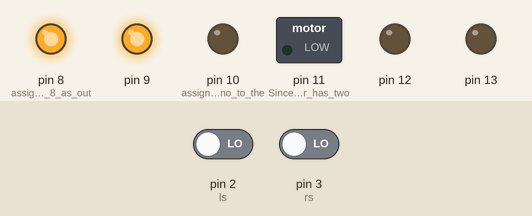
Bench run of a sketch on a simulated Arduino Uno, built with avr-gcc and run on an emulated ATmega328P. Shown: switched loads named in the sketch (green lamp = pin HIGH), output pins drawn as LEDs (lit = HIGH). The inputs (shaded band) are chosen by the test bench; at power-on: pin 2 (ls) LOW, pin 3 (rs) LOW.

Above: at 1.2 s.
1.3 s: pin 2 (ls) driven HIGH
At 2.3 s:
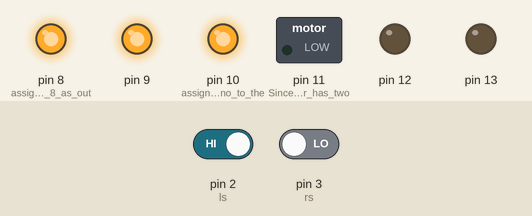
2.8 s: pin 3 (rs) driven HIGH
At 3.5 s:
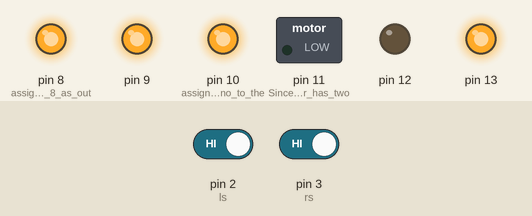
4.3 s: pin 2 (ls) driven LOW
At 4.6 s:
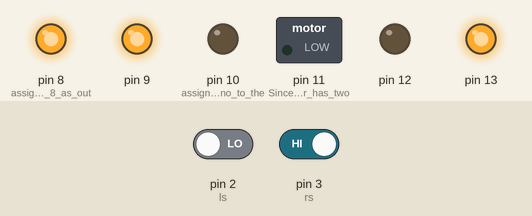
5.8 s: pin 3 (rs) driven LOW
At 6.9 s:
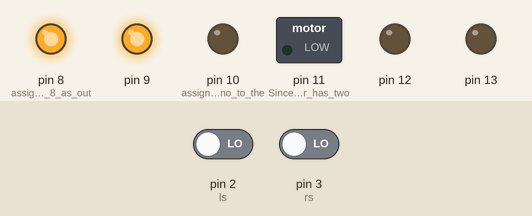
Timing chart, 0 to 8.3 s (numbered marks = the images above; inputs shaded):
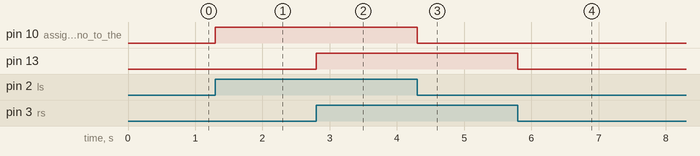

Measured:
- after the input at 1.3 s, pin 10 (assigning_4_pin_no_to_the): LOW → HIGH at once
- after the input at 2.8 s, pin 13: LOW → HIGH at once
- after the input at 4.3 s, pin 10 (assigning_4_pin_no_to_the): HIGH → LOW at once
- after the input at 5.8 s, pin 13: HIGH → LOW at once

The sketch:

path_following_robo.ino
```cpp
int ls=2;
int rs=3;


void setup() {
  // put your setup code here, to run once:
pinMode(ls,INPUT);  //assigning pin no to the left sensor
pinMode(rs,INPUT);  //assigning pin no to the rigth sensor
pinMode(10,OUTPUT); //assigning 4 pin no to the motors
pinMode(11,OUTPUT); //Since each motor has two wires
pinMode(12,OUTPUT);
pinMode(13,OUTPUT);
pinMode(8,OUTPUT);//assigning pin no 8 as output
pinMode(9,OUTPUT);
digitalWrite(8,HIGH); //making pin no 8 as Vcc
digitalWrite(9,HIGH);

}

void loop()
{
  // put your main code here, to run repeatedly:
int i=digitalRead(ls);
int j=digitalRead(rs);

if((i==HIGH)&&(j==HIGH)) //both the sensors are sensing ROBO MOVES FORWARD
{
  digitalWrite(10,HIGH);
  digitalWrite(11,LOW);
  digitalWrite(12,LOW);
  digitalWrite(13,HIGH);
}

if((i==LOW)&&(j==HIGH)) // only one sensor is active,robo moves in the direction of j sensor
{
  digitalWrite(10,LOW);
  digitalWrite(11,LOW);
  digitalWrite(12,LOW);
  digitalWrite(13,HIGH);
}

if((i==HIGH)&&(j==LOW)) //only one sensor is active,robo moves in the direction of i sensor
{
  digitalWrite(10,HIGH);
  digitalWrite(11,LOW);
  digitalWrite(12,LOW);
  digitalWrite(13,LOW);
}

if((i==LOW)&&(j==LOW)) //both the sensors are inactive,hence robo doesn't move
{
  digitalWrite(10,LOW);
  digitalWrite(11,LOW);
  digitalWrite(12,LOW);
  digitalWrite(13,LOW);
}

}
```
